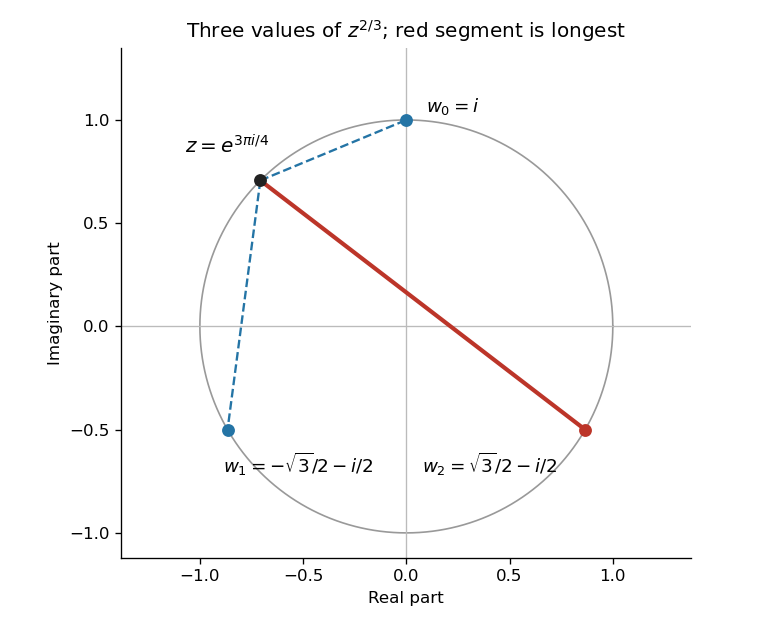

The script that drew this image:
"""Draw the three fractional-power values; Python 3.14, numpy 2.3.5, matplotlib 3.10.7."""
from pathlib import Path

import matplotlib
matplotlib.use("Agg")
import matplotlib.pyplot as plt
import numpy as np


def main():
    z = np.exp(3j * np.pi / 4)
    roots = np.exp(1j * np.array([np.pi / 2, 7 * np.pi / 6, 11 * np.pi / 6]))
    fig, ax = plt.subplots(figsize=(6.4, 5.2), dpi=120, facecolor="white")
    ax.set_facecolor("white")
    theta = np.linspace(0, 2 * np.pi, 401)
    ax.plot(np.cos(theta), np.sin(theta), color="#999999", linewidth=1)
    ax.axhline(0, color="#bbbbbb", linewidth=0.8)
    ax.axvline(0, color="#bbbbbb", linewidth=0.8)
    labels = [r"$w_0=i$", r"$w_1=-\sqrt{3}/2-i/2$", r"$w_2=\sqrt{3}/2-i/2$"]
    offsets = [(12, 5), (-3, -26), (-98, -26)]
    for k, (w, label, offset) in enumerate(zip(roots, labels, offsets)):
        color = "#bc3529" if k == 2 else "#2474a5"
        ax.plot([z.real, w.real], [z.imag, w.imag], color=color,
                linewidth=2.5 if k == 2 else 1.4,
                linestyle="-" if k == 2 else "--")
        ax.scatter(w.real, w.imag, color=color, s=45, zorder=4)
        ax.annotate(label, (w.real, w.imag), xytext=offset,
                    textcoords="offset points", fontsize=11)
    ax.scatter(z.real, z.imag, color="#222222", s=45, zorder=5)
    ax.annotate(r"$z=e^{3\pi i/4}$", (z.real, z.imag), xytext=(-45, 16),
                textcoords="offset points", fontsize=12)
    ax.set(xlim=(-1.38, 1.38), ylim=(-1.12, 1.35),
           xlabel="Real part", ylabel="Imaginary part",
           title=r"Three values of $z^{2/3}$; red segment is longest")
    ax.set_aspect("equal")
    ax.spines[["top", "right"]].set_visible(False)
    fig.tight_layout()
    fig.savefig(Path.cwd() / Path(__file__).with_suffix(".png").name,
                facecolor="white", transparent=False, metadata={"Software": "Matplotlib"})
    plt.close(fig)


if __name__ == "__main__":
    main()
